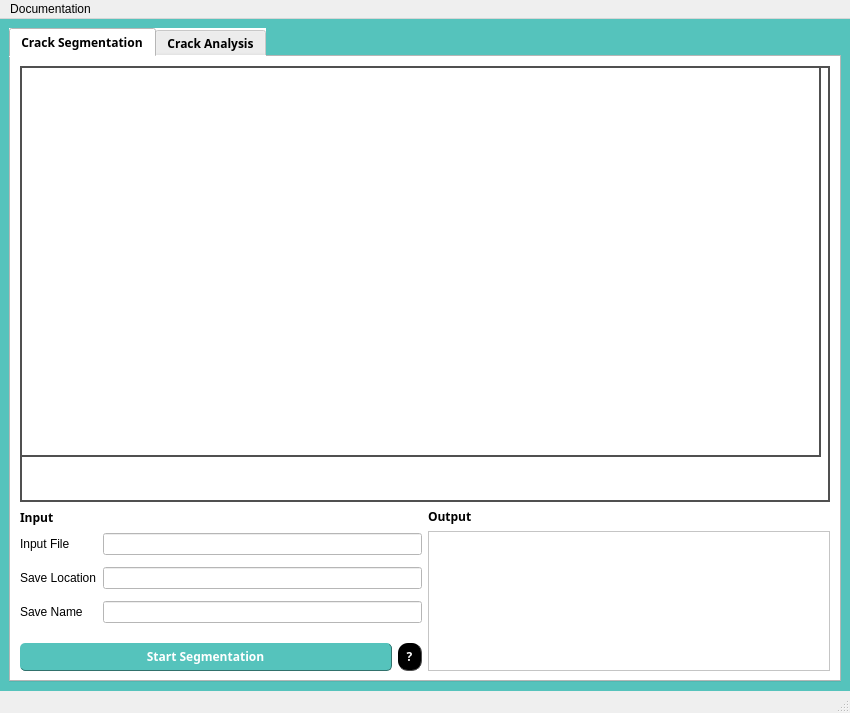
<?xml version="1.0" encoding="UTF-8"?>
<ui version="4.0">
 <class>MainWindow</class>
 <widget class="QMainWindow" name="MainWindow">
  <property name="geometry">
   <rect>
    <x>0</x>
    <y>0</y>
    <width>850</width>
    <height>713</height>
   </rect>
  </property>
  <property name="font">
   <font>
    <family>Yu Gothic UI</family>
   </font>
  </property>
  <property name="windowTitle">
   <string>Membrane Crack Segmentation and Analysis</string>
  </property>
  <property name="styleSheet">
   <string notr="true"/>
  </property>
  <widget class="QWidget" name="centralwidget">
   <property name="styleSheet">
    <string notr="true">background-color: rgb(85, 195, 188);
</string>
   </property>
   <layout class="QGridLayout" name="gridLayout">
    <item row="0" column="0">
     <widget class="QTabWidget" name="Tabs">
      <property name="font">
       <font>
        <family>Yu Gothic UI Semibold</family>
        <weight>75</weight>
        <bold>true</bold>
       </font>
      </property>
      <property name="mouseTracking">
       <bool>false</bool>
      </property>
      <property name="focusPolicy">
       <enum>Qt::TabFocus</enum>
      </property>
      <property name="autoFillBackground">
       <bool>false</bool>
      </property>
      <property name="styleSheet">
       <string notr="true">background-color: rgb(255, 255, 255);</string>
      </property>
      <property name="currentIndex">
       <number>0</number>
      </property>
      <widget class="QWidget" name="crackSegmentation">
       <property name="styleSheet">
        <string notr="true"/>
       </property>
       <attribute name="title">
        <string>Crack Segmentation</string>
       </attribute>
       <layout class="QGridLayout" name="gridLayout_2">
        <item row="1" column="0" colspan="3">
         <layout class="QHBoxLayout" name="horizontalLayout">
          <item>
           <layout class="QVBoxLayout" name="verticalLayout_2">
            <item>
             <widget class="QLabel" name="label_8">
              <property name="sizePolicy">
               <sizepolicy hsizetype="Preferred" vsizetype="Preferred">
                <horstretch>0</horstretch>
                <verstretch>0</verstretch>
               </sizepolicy>
              </property>
              <property name="font">
               <font>
                <family>Yu Gothic UI Semibold</family>
                <weight>75</weight>
                <bold>true</bold>
               </font>
              </property>
              <property name="text">
               <string>Input</string>
              </property>
             </widget>
            </item>
            <item>
             <layout class="QFormLayout" name="formLayout">
              <property name="sizeConstraint">
               <enum>QLayout::SetMinAndMaxSize</enum>
              </property>
              <property name="fieldGrowthPolicy">
               <enum>QFormLayout::AllNonFixedFieldsGrow</enum>
              </property>
              <property name="verticalSpacing">
               <number>12</number>
              </property>
              <property name="bottomMargin">
               <number>14</number>
              </property>
              <item row="1" column="0">
               <widget class="QLabel" name="label_16">
                <property name="text">
                 <string>Save Location</string>
                </property>
               </widget>
              </item>
              <item row="0" column="1">
               <widget class="QLineEdit" name="le_segInput">
                <property name="styleSheet">
                 <string notr="true"/>
                </property>
               </widget>
              </item>
              <item row="0" column="0">
               <widget class="QLabel" name="label_15">
                <property name="text">
                 <string>Input File</string>
                </property>
               </widget>
              </item>
              <item row="1" column="1">
               <widget class="QLineEdit" name="le_segSaveLoc"/>
              </item>
              <item row="2" column="1">
               <widget class="QLineEdit" name="le_segSaveName"/>
              </item>
              <item row="2" column="0">
               <widget class="QLabel" name="label_17">
                <property name="text">
                 <string>Save Name</string>
                </property>
               </widget>
              </item>
             </layout>
            </item>
            <item>
             <layout class="QHBoxLayout" name="horizontalLayout_2">
              <item>
               <widget class="QPushButton" name="btn_startSeg">
                <property name="enabled">
                 <bool>true</bool>
                </property>
                <property name="sizePolicy">
                 <sizepolicy hsizetype="Expanding" vsizetype="Fixed">
                  <horstretch>0</horstretch>
                  <verstretch>0</verstretch>
                 </sizepolicy>
                </property>
                <property name="minimumSize">
                 <size>
                  <width>0</width>
                  <height>28</height>
                 </size>
                </property>
                <property name="font">
                 <font>
                  <family>Yu Gothic UI Semibold</family>
                  <weight>75</weight>
                  <bold>true</bold>
                 </font>
                </property>
                <property name="styleSheet">
                 <string notr="true">QPushButton {
	background-color: rgb(85, 195, 188);
	border: solid rgb(49, 113, 108);
	border-width: 0px 1px 1px 0px;
	border-radius: 5px;
	color: white;
}
QPushButton:disabled { 
	background-color: rgb(140, 140, 140);
}
QPushButton:hover {
	background-color: rgb(85, 170, 255);
}</string>
                </property>
                <property name="text">
                 <string>Start Segmentation</string>
                </property>
               </widget>
              </item>
              <item>
               <widget class="QToolButton" name="btn_helpSeg">
                <property name="enabled">
                 <bool>true</bool>
                </property>
                <property name="minimumSize">
                 <size>
                  <width>0</width>
                  <height>28</height>
                 </size>
                </property>
                <property name="font">
                 <font>
                  <family>Yu Gothic UI Semibold</family>
                  <weight>75</weight>
                  <bold>true</bold>
                 </font>
                </property>
                <property name="styleSheet">
                 <string notr="true">QToolButton {
	background-color: rgb(0, 0, 0);
	border: solid rgb(79, 79, 79);
	border-width: 0px 1px 1px 0px;
	border-radius: 10px;
	padding: 0px 4px 0px 4px;
	color: white;
}
QToolButton:disabled { 
	background-color: rgb(140, 140, 140);
}
QToolButton:hover {
	background-color: rgb(85, 170, 255);
}</string>
                </property>
                <property name="text">
                 <string>?</string>
                </property>
               </widget>
              </item>
             </layout>
            </item>
           </layout>
          </item>
          <item>
           <layout class="QVBoxLayout" name="verticalLayout">
            <item>
             <widget class="QLabel" name="label_7">
              <property name="font">
               <font>
                <family>Yu Gothic UI Semibold</family>
                <weight>75</weight>
                <bold>true</bold>
               </font>
              </property>
              <property name="text">
               <string>Output</string>
              </property>
             </widget>
            </item>
            <item>
             <widget class="QTextBrowser" name="seg_output">
              <property name="sizePolicy">
               <sizepolicy hsizetype="Expanding" vsizetype="Maximum">
                <horstretch>0</horstretch>
                <verstretch>0</verstretch>
               </sizepolicy>
              </property>
              <property name="minimumSize">
               <size>
                <width>0</width>
                <height>94</height>
               </size>
              </property>
              <property name="maximumSize">
               <size>
                <width>16777215</width>
                <height>140</height>
               </size>
              </property>
             </widget>
            </item>
           </layout>
          </item>
         </layout>
        </item>
        <item row="0" column="0" colspan="3">
         <widget class="QFrame" name="frame">
          <property name="sizePolicy">
           <sizepolicy hsizetype="Expanding" vsizetype="Expanding">
            <horstretch>1</horstretch>
            <verstretch>1</verstretch>
           </sizepolicy>
          </property>
          <property name="styleSheet">
           <string notr="true">border: solid rgb(80,80,80);
border-width: 2px 2px;</string>
          </property>
          <property name="frameShape">
           <enum>QFrame::StyledPanel</enum>
          </property>
          <property name="frameShadow">
           <enum>QFrame::Raised</enum>
          </property>
          <widget class="MplWidget" name="widget_2" native="true">
           <property name="geometry">
            <rect>
             <x>0</x>
             <y>0</y>
             <width>801</width>
             <height>391</height>
            </rect>
           </property>
           <property name="sizePolicy">
            <sizepolicy hsizetype="Expanding" vsizetype="Expanding">
             <horstretch>1</horstretch>
             <verstretch>1</verstretch>
            </sizepolicy>
           </property>
           <property name="styleSheet">
            <string notr="true">border: solid rgb(80,80,80);
border-width: 2px 2px;</string>
           </property>
           <zorder></zorder>
           <zorder></zorder>
          </widget>
          <zorder>widget_2</zorder>
          <zorder>widget_2</zorder>
         </widget>
        </item>
       </layout>
      </widget>
      <widget class="QWidget" name="crackAnalysis">
       <attribute name="title">
        <string>Crack Analysis</string>
       </attribute>
       <layout class="QGridLayout" name="gridLayout_3">
        <item row="4" column="0" colspan="4">
         <widget class="QTextBrowser" name="output">
          <property name="minimumSize">
           <size>
            <width>800</width>
            <height>100</height>
           </size>
          </property>
          <property name="styleSheet">
           <string notr="true">padding: 0px 4px 4px 4px;</string>
          </property>
         </widget>
        </item>
        <item row="2" column="3">
         <widget class="QToolButton" name="btn_helpAn">
          <property name="minimumSize">
           <size>
            <width>0</width>
            <height>28</height>
           </size>
          </property>
          <property name="font">
           <font>
            <family>Yu Gothic UI Semibold</family>
            <weight>75</weight>
            <bold>true</bold>
           </font>
          </property>
          <property name="styleSheet">
           <string notr="true">QToolButton {
	background-color: rgb(0, 0, 0);
	border: solid rgb(79, 79, 79);
	border-width: 0px 1px 1px 0px;
	border-radius: 10px;
	padding: 0px 4px 0px 4px;
	color: white;
}
QToolButton:disabled { 
	background-color: rgb(140, 140, 140);
}
QToolButton:hover {
	background-color: rgb(85, 170, 255);
}</string>
          </property>
          <property name="text">
           <string>?</string>
          </property>
         </widget>
        </item>
        <item row="3" column="0">
         <widget class="QLabel" name="label_4">
          <property name="font">
           <font>
            <family>Yu Gothic UI Semibold</family>
            <weight>75</weight>
            <bold>true</bold>
           </font>
          </property>
          <property name="styleSheet">
           <string notr="true">padding: 0px 0px 0px 4px;</string>
          </property>
          <property name="text">
           <string>Output</string>
          </property>
         </widget>
        </item>
        <item row="0" column="2" colspan="2">
         <layout class="QFormLayout" name="formLayout_2">
          <property name="sizeConstraint">
           <enum>QLayout::SetMinimumSize</enum>
          </property>
          <property name="horizontalSpacing">
           <number>7</number>
          </property>
          <property name="verticalSpacing">
           <number>10</number>
          </property>
          <property name="bottomMargin">
           <number>0</number>
          </property>
          <item row="0" column="0">
           <widget class="QLabel" name="label">
            <property name="font">
             <font>
              <family>Yu Gothic UI</family>
              <weight>50</weight>
              <bold>false</bold>
             </font>
            </property>
            <property name="styleSheet">
             <string notr="true">padding:4px 0px 0px 0px;</string>
            </property>
            <property name="text">
             <string>Input File</string>
            </property>
           </widget>
          </item>
          <item row="1" column="0" colspan="2">
           <widget class="QLineEdit" name="le_input"/>
          </item>
          <item row="2" column="0">
           <widget class="QLabel" name="label_2">
            <property name="font">
             <font>
              <family>Yu Gothic UI</family>
              <weight>50</weight>
              <bold>false</bold>
             </font>
            </property>
            <property name="text">
             <string>Save Location</string>
            </property>
           </widget>
          </item>
          <item row="3" column="0" colspan="2">
           <widget class="QLineEdit" name="le_saveLoc"/>
          </item>
          <item row="4" column="0">
           <widget class="QLabel" name="label_3">
            <property name="font">
             <font>
              <family>Yu Gothic UI</family>
              <weight>50</weight>
              <bold>false</bold>
             </font>
            </property>
            <property name="text">
             <string>Save Name</string>
            </property>
           </widget>
          </item>
          <item row="5" column="0" colspan="2">
           <widget class="QLineEdit" name="le_saveName"/>
          </item>
          <item row="6" column="0">
           <widget class="QLabel" name="label_5">
            <property name="font">
             <font>
              <family>Yu Gothic UI</family>
              <weight>50</weight>
              <bold>false</bold>
             </font>
            </property>
            <property name="text">
             <string>Pixel Size (um)</string>
            </property>
           </widget>
          </item>
          <item row="6" column="1">
           <widget class="QLineEdit" name="le_pxSz">
            <property name="sizePolicy">
             <sizepolicy hsizetype="Ignored" vsizetype="Fixed">
              <horstretch>0</horstretch>
              <verstretch>0</verstretch>
             </sizepolicy>
            </property>
           </widget>
          </item>
          <item row="8" column="0">
           <widget class="QLabel" name="label_6">
            <property name="font">
             <font>
              <family>Yu Gothic UI</family>
              <weight>50</weight>
              <bold>false</bold>
             </font>
            </property>
            <property name="text">
             <string>Minimum Object Size (Pixels)</string>
            </property>
           </widget>
          </item>
          <item row="8" column="1">
           <widget class="QSpinBox" name="sb_areaOpen">
            <property name="font">
             <font>
              <family>Yu Gothic UI</family>
              <weight>50</weight>
              <bold>false</bold>
             </font>
            </property>
            <property name="minimum">
             <number>5</number>
            </property>
            <property name="maximum">
             <number>30</number>
            </property>
           </widget>
          </item>
          <item row="10" column="0">
           <widget class="QCheckBox" name="cb_saveData">
            <property name="font">
             <font>
              <family>Yu Gothic UI</family>
              <weight>50</weight>
              <bold>false</bold>
             </font>
            </property>
            <property name="acceptDrops">
             <bool>false</bool>
            </property>
            <property name="autoFillBackground">
             <bool>false</bool>
            </property>
            <property name="text">
             <string>Save Data</string>
            </property>
            <property name="checked">
             <bool>true</bool>
            </property>
           </widget>
          </item>
          <item row="11" column="0">
           <widget class="QCheckBox" name="cb_saveVis">
            <property name="font">
             <font>
              <family>Yu Gothic UI</family>
              <weight>50</weight>
              <bold>false</bold>
             </font>
            </property>
            <property name="text">
             <string>Save Visuals</string>
            </property>
           </widget>
          </item>
          <item row="12" column="0">
           <widget class="QCheckBox" name="cb_ShapeOrient">
            <property name="font">
             <font>
              <family>Yu Gothic UI</family>
              <weight>50</weight>
              <bold>false</bold>
             </font>
            </property>
            <property name="text">
             <string>Analyze Shape/ Orientation</string>
            </property>
           </widget>
          </item>
         </layout>
        </item>
        <item row="2" column="2">
         <widget class="QPushButton" name="btn_startAn">
          <property name="enabled">
           <bool>true</bool>
          </property>
          <property name="minimumSize">
           <size>
            <width>0</width>
            <height>28</height>
           </size>
          </property>
          <property name="font">
           <font>
            <family>Yu Gothic UI Semibold</family>
            <weight>75</weight>
            <bold>true</bold>
           </font>
          </property>
          <property name="styleSheet">
           <string notr="true">QPushButton {
	background-color: rgb(85, 195, 188);
	border: solid rgb(49, 113, 108);
	border-width: 0px 1px 1px 0px;
	border-radius: 5px;
	color: white;
}
QPushButton:disabled { 
	background-color: rgb(140, 140, 140);
}
QPushButton:hover {
	background-color: rgb(85, 170, 255);
}</string>
          </property>
          <property name="text">
           <string>Start Analysis</string>
          </property>
         </widget>
        </item>
        <item row="0" column="0" rowspan="3" colspan="2">
         <widget class="QStackedWidget" name="stackedWidget">
          <property name="sizePolicy">
           <sizepolicy hsizetype="Expanding" vsizetype="Expanding">
            <horstretch>1</horstretch>
            <verstretch>1</verstretch>
           </sizepolicy>
          </property>
          <property name="styleSheet">
           <string notr="true">border: solid rgb(80,80,80);
border-width: 2px 2px;</string>
          </property>
          <property name="currentIndex">
           <number>0</number>
          </property>
          <widget class="QWidget" name="page">
           <layout class="QGridLayout" name="gridLayout_5">
            <item row="0" column="0" rowspan="2" colspan="2">
             <widget class="MplWidget" name="canvas_1" native="true">
              <property name="sizePolicy">
               <sizepolicy hsizetype="Expanding" vsizetype="Expanding">
                <horstretch>1</horstretch>
                <verstretch>1</verstretch>
               </sizepolicy>
              </property>
             </widget>
            </item>
            <item row="0" column="2">
             <widget class="QToolButton" name="btn_right">
              <property name="text">
               <string>&gt;</string>
              </property>
             </widget>
            </item>
           </layout>
          </widget>
          <widget class="QWidget" name="page_2">
           <layout class="QGridLayout" name="gridLayout_4">
            <item row="0" column="3">
             <widget class="QToolButton" name="btn_left">
              <property name="text">
               <string>&lt;</string>
              </property>
             </widget>
            </item>
            <item row="0" column="2" rowspan="2">
             <widget class="MplWidget" name="canvas_2" native="true">
              <property name="sizePolicy">
               <sizepolicy hsizetype="Expanding" vsizetype="Expanding">
                <horstretch>1</horstretch>
                <verstretch>1</verstretch>
               </sizepolicy>
              </property>
              <property name="styleSheet">
               <string notr="true"/>
              </property>
             </widget>
            </item>
           </layout>
          </widget>
         </widget>
        </item>
       </layout>
      </widget>
     </widget>
    </item>
   </layout>
  </widget>
  <widget class="QStatusBar" name="statusbar"/>
  <widget class="QMenuBar" name="menubar">
   <property name="geometry">
    <rect>
     <x>0</x>
     <y>0</y>
     <width>850</width>
     <height>26</height>
    </rect>
   </property>
   <widget class="QMenu" name="menuDocumentation">
    <property name="title">
     <string>Documentation</string>
    </property>
   </widget>
   <addaction name="menuDocumentation"/>
  </widget>
  <action name="ac_an">
   <property name="text">
    <string>Segmentation</string>
   </property>
  </action>
  <action name="ac_">
   <property name="text">
    <string>Analysis Input</string>
   </property>
  </action>
 </widget>
 <customwidgets>
  <customwidget>
   <class>MplWidget</class>
   <extends>QWidget</extends>
   <header location="global">mplwidget</header>
   <container>1</container>
  </customwidget>
 </customwidgets>
 <resources/>
 <connections/>
</ui>
